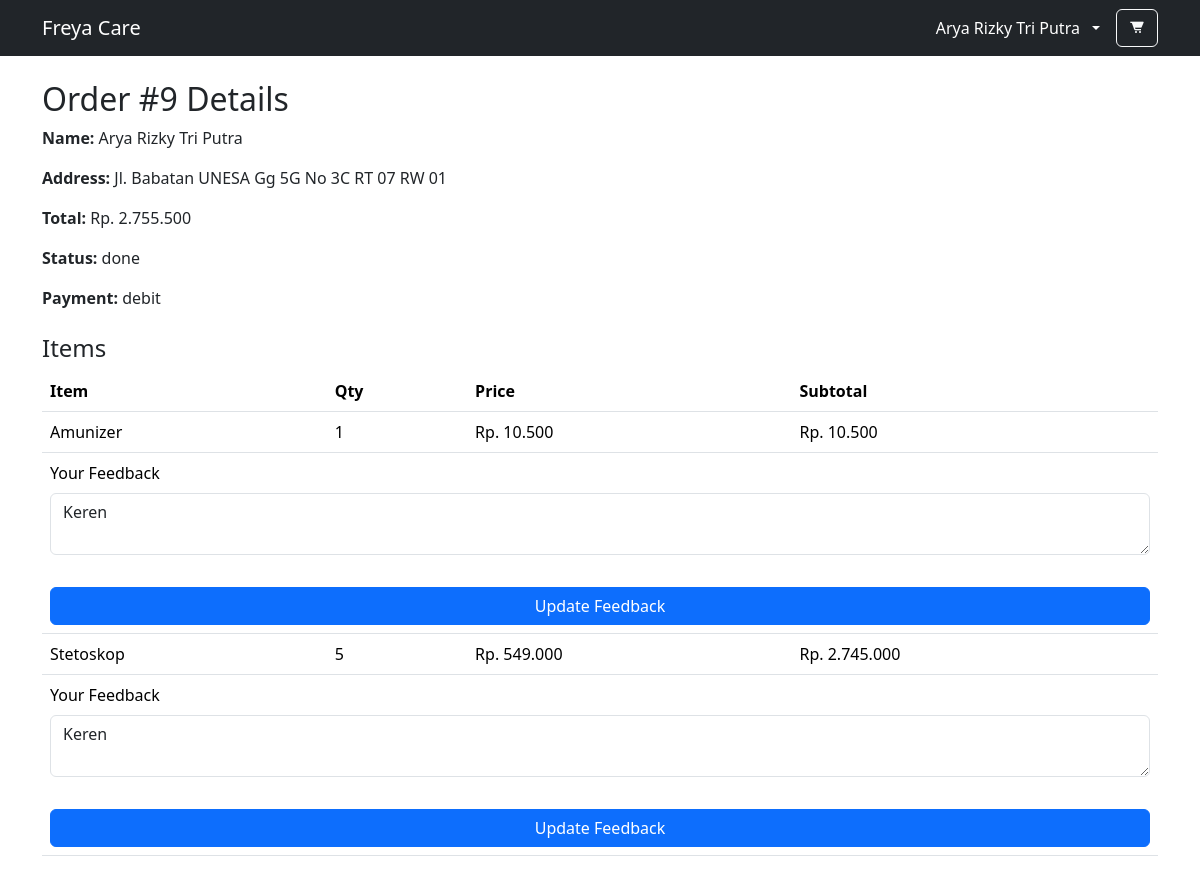
/orders/detail.php?id=9 (signed in), run on the app's committed database.
### tables this page shows
CREATE TABLE IF NOT EXISTS `orders` (
  `id` int NOT NULL AUTO_INCREMENT,
  `user_id` int NOT NULL,
  `store_id` int NOT NULL,
  `payment` enum('debit','credit','cod') NOT NULL,
  `total_amount` int NOT NULL DEFAULT '0',
  `status` enum('process','deliver','done','cancel') NOT NULL,
  `cancel_reason` text,
  PRIMARY KEY (`id`),
  KEY `fk_orders_to_users` (`user_id`),
  KEY `fk_orders_to_stores` (`store_id`),
  CONSTRAINT `fk_orders_to_stores` FOREIGN KEY (`store_id`) REFERENCES `stores` (`id`) ON DELETE CASCADE ON UPDATE CASCADE,
  CONSTRAINT `fk_orders_to_users` FOREIGN KEY (`user_id`) REFERENCES `users` (`id`) ON DELETE CASCADE ON UPDATE CASCADE
);

CREATE TABLE IF NOT EXISTS `users` (
  `id` int NOT NULL AUTO_INCREMENT,
  `role` enum('administrator','customer') NOT NULL DEFAULT 'customer',
  `name` varchar(225) NOT NULL,
  `email` varchar(225) NOT NULL,
  `address` text,
  `password` varchar(225) NOT NULL,
  PRIMARY KEY (`id`)
);

CREATE TABLE IF NOT EXISTS `order_details` (
  `id` int NOT NULL AUTO_INCREMENT,
  `order_id` int NOT NULL,
  `item_id` int NOT NULL,
  `qty` int NOT NULL,
  `price` int NOT NULL,
  `subtotal` int NOT NULL,
  `feedback` text,
  PRIMARY KEY (`id`),
  KEY `fk_order_details_to_orders` (`order_id`),
  KEY `fk_order_details_to_items` (`item_id`),
  CONSTRAINT `fk_order_details_to_items` FOREIGN KEY (`item_id`) REFERENCES `items` (`id`) ON DELETE CASCADE ON UPDATE CASCADE,
  CONSTRAINT `fk_order_details_to_orders` FOREIGN KEY (`order_id`) REFERENCES `orders` (`id`) ON DELETE CASCADE ON UPDATE CASCADE
);

CREATE TABLE IF NOT EXISTS `items` (
  `id` int NOT NULL AUTO_INCREMENT,
  `category_id` int NOT NULL,
  `store_id` int NOT NULL,
  `image` varchar(225) NOT NULL,
  `name` varchar(225) NOT NULL,
  `description` text NOT NULL,
  `price` int NOT NULL,
  PRIMARY KEY (`id`),
  KEY `fk_items_to_categories` (`category_id`),
  KEY `fk_items_to_stores` (`store_id`),
  CONSTRAINT `fk_items_to_categories` FOREIGN KEY (`category_id`) REFERENCES `categories` (`id`) ON DELETE CASCADE ON UPDATE CASCADE,
  CONSTRAINT `fk_items_to_stores` FOREIGN KEY (`store_id`) REFERENCES `stores` (`id`) ON DELETE CASCADE ON UPDATE CASCADE
);

### orders/detail.php (the view, shortened to what this page needs)
<?php
require_once '../layouts/head.php';
require_once '../layouts/header.php';
$database = new Database();
$pdo = $database->getConnection();
$orderId = $_GET['id'] ?? null;
$stmt = $pdo->prepare("
    SELECT orders.*, stores.user_id AS store_user_id, users.name AS user_name, users.address AS user_address
    FROM orders
    JOIN users ON orders.user_id = users.id
    JOIN stores ON orders.store_id = stores.id
    WHERE orders.id = ?
    ORDER BY id DESC
");
$stmt->execute([$orderId]);
$order = $stmt->fetch(PDO::FETCH_ASSOC);
$itemStmt = $pdo->prepare("
    SELECT od.*, i.name, i.price
    FROM order_details od
    JOIN items i ON od.item_id = i.id
    WHERE od.order_id = ?
");
$itemStmt->execute([$orderId]);
$orderItems = $itemStmt->fetchAll(PDO::FETCH_ASSOC);
?>
<section class="container my-4">
    <h2>Order #<?= htmlspecialchars($order['id']) ?> Details</h2>
    <p><strong>Name:</strong> <?= htmlspecialchars($order['user_name']) ?></p>
    <p><strong>Address:</strong> <?= htmlspecialchars($order['user_address']) ?></p>
    <p><strong>Total:</strong> Rp. <?= number_format($order['total_amount'], 0, '.', '.') ?></p>
    <p><strong>Status:</strong> <?= htmlspecialchars($order['status']) ?></p>
    <p><strong>Payment:</strong> <?= htmlspecialchars($order['payment']) ?></p>
    <h4 class="mt-4">Items</h4>
    <table class="table">
        <thead>
            <tr>
                <th>Item</th>
                <th>Qty</th>
                <th>Price</th>
                <th>Subtotal</th>
            </tr>
        </thead>
        <tbody>
            <?php foreach ($orderItems as $item): ?>
            <tr>
                <td><?= htmlspecialchars($item['name']) ?></td>
                <td><?= htmlspecialchars($item['qty']) ?></td>
                <td>Rp. <?= number_format($item['price'], 0, '.', '.') ?></td>
                <td>Rp. <?= number_format($item['subtotal'], 0, '.', '.') ?></td>
            </tr>
            <?php if($order['status'] == 'done' && $order['user_id'] == $_COOKIE['user_id']): ?>
            <tr>
                <td colspan="4">
                    <form action="" method="POST">
                        <div class="mb-3">
                            <label for="feedback_<?= $item['id'] ?>" class="form-label">Your Feedback</label>
                            <textarea name="feedback" id="feedback_<?= $item['id'] ?>" class="form-control"><?=
                                htmlspecialchars($item['feedback'] ?? '')
                            ?></textarea>
                        </div>
                        <button type="submit" class="btn btn-primary mt-3 w-100">
                            <?= !empty($item['feedback']) ? 'Update Feedback' : 'Submit Feedback' ?>
                        </button>
                    </form>
                </td>
            </tr>
            <?php endif; ?>
            <?php endforeach; ?>
        </tbody>
    </table>
</section>
<?php require_once '../layouts/tail.php'; ?>

### data on the page
orders: id "9", user.name "Arya Rizky Tri Putra", user.address "Jl. Babatan UNESA Gg 5G No 3C RT 07 RW 01", total_amount "2.755.500", status "done", payment "debit"
order_details: item.name "Amunizer", qty "1", item.price "10.500", subtotal "10.500", feedback "Keren", shows "Update Feedback"
order_details: item.name "Stetoskop", qty "5", item.price "549.000", subtotal "2.745.000", feedback "Keren", shows "Update Feedback"

### other printed values
$_COOKIE['user_name'] "Arya Rizky Tri Putra"
